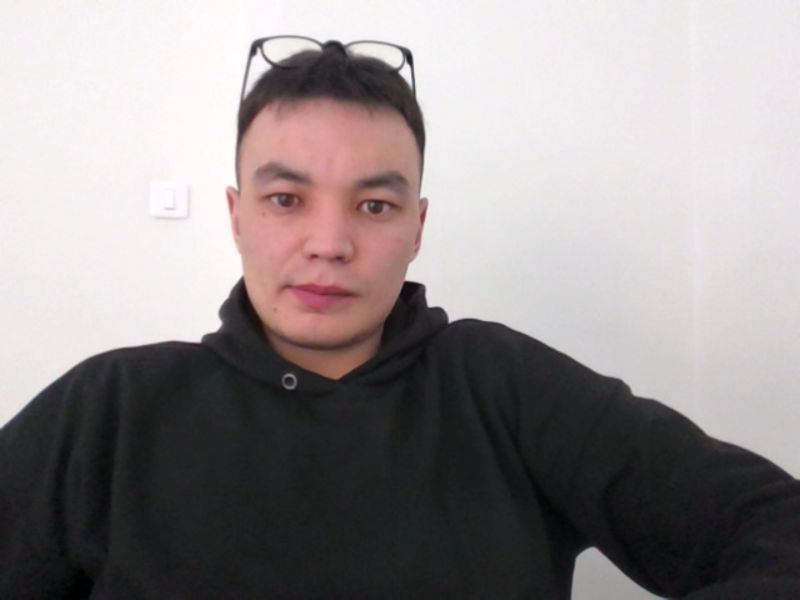
#> input picture input_image.jpg, 800 x 600 px
$ python demo_2.py
#> lines starting #> are read from the running program, lines starting #| are printed output that depends on the picture
import cv2
import numpy as np
import matplotlib.pyplot as plt
from matplotlib.widgets import Slider

# Read the image
image = cv2.imread('input_image.jpg')
#> image is the input picture: shape (600, 800, 3); mean B, G, R 141.8, 141.2, 147.9

if image is None:
    print("Error: Unable to load image. Please check the file path.")
    exit()

height, width, _ = image.shape
#> height = 600; width = 800

# Create a figure and axis
fig, ax = plt.subplots()
plt.subplots_adjust(bottom=0.25)

# Display the image
im = ax.imshow(cv2.cvtColor(image, cv2.COLOR_BGR2RGB))

# Define transformation function
def transform_image(val):
    scale_factor = scale_slider.val
    angle = angle_slider.val
    shear_x = shear_x_slider.val
    shear_y = shear_y_slider.val

    theta = np.radians(angle)
    scaling_matrix = np.array([[scale_factor, 0, 0],
                               [0, scale_factor, 0],
                               [0, 0, 1]])
    rotation_matrix = np.array([[np.cos(theta), -np.sin(theta), 0],
                                [np.sin(theta), np.cos(theta), 0],
                                [0, 0, 1]])
    shear_matrix = np.array([[1, shear_x, 0],
                             [shear_y, 1, 0],
                             [0, 0, 1]], dtype=np.float32)

    # Apply transformations using matrix multiplication
    transformed_image = cv2.warpPerspective(image, scaling_matrix, (int(width*scale_factor), int(height*scale_factor)))
    transformed_image = cv2.warpPerspective(transformed_image, rotation_matrix, (width, height))
    transformed_image = cv2.warpPerspective(transformed_image, shear_matrix, (width, height))

    # Update the displayed image
    im.set_data(cv2.cvtColor(transformed_image, cv2.COLOR_BGR2RGB))
    fig.canvas.draw_idle()

# Add sliders for each transformation parameter
scale_slider_ax = plt.axes([0.25, 0.1, 0.65, 0.03])
scale_slider = Slider(scale_slider_ax, 'Scale Factor', 0.1, 2.0, valinit=0.5)

angle_slider_ax = plt.axes([0.25, 0.05, 0.65, 0.03])
angle_slider = Slider(angle_slider_ax, 'Rotation Angle', -180, 180, valinit=45)

shear_x_slider_ax = plt.axes([0.25, 0.15, 0.65, 0.03])
shear_x_slider = Slider(shear_x_slider_ax, 'Shear X', -1.0, 1.0, valinit=0.0)

shear_y_slider_ax = plt.axes([0.25, 0.2, 0.65, 0.03])
shear_y_slider = Slider(shear_y_slider_ax, 'Shear Y', -1.0, 1.0, valinit=0.0)

# Register the update function with the sliders
scale_slider.on_changed(transform_image)
angle_slider.on_changed(transform_image)
shear_x_slider.on_changed(transform_image)
shear_y_slider.on_changed(transform_image)

plt.show()
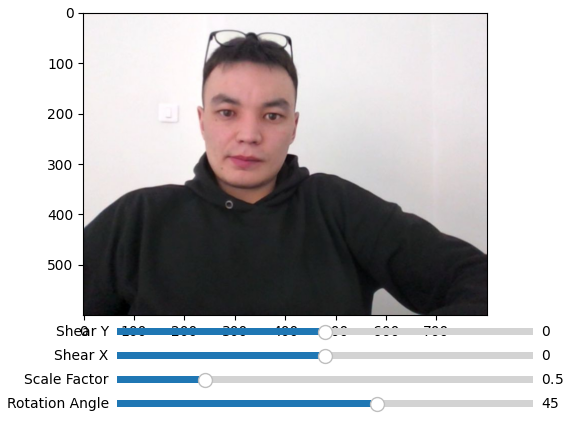
#> figure drawn by matplotlib, 5 panels
